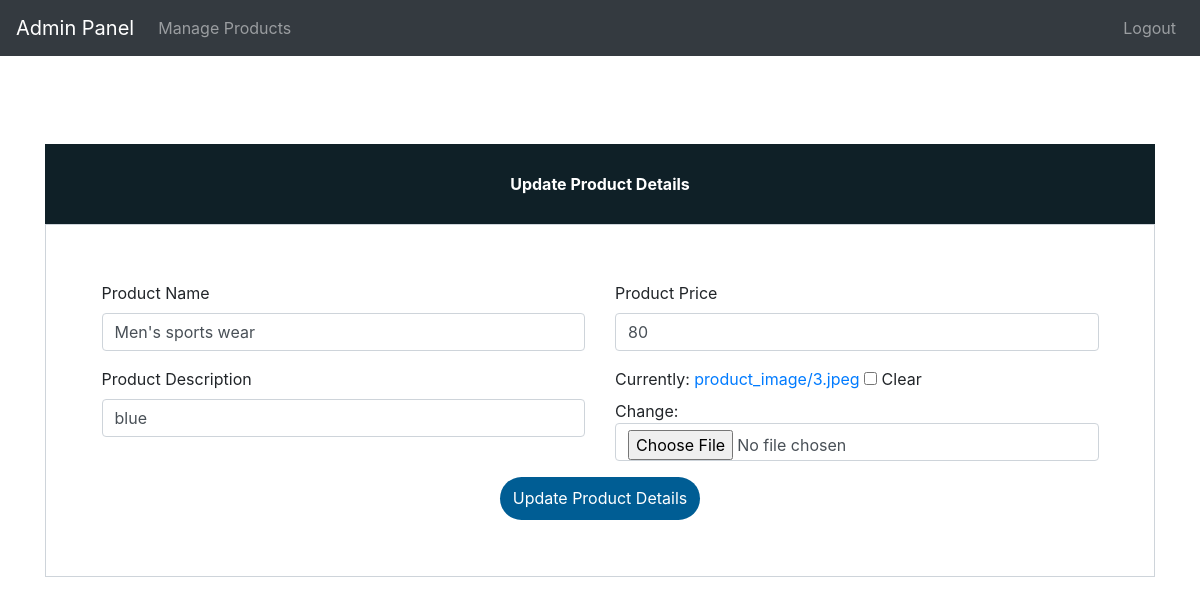
Screenshot of /update-product/7 (signed in) with the database file from the repository.
### ecom/models.py (models this page shows, shortened)
class Product(models.Model):
    name=models.CharField(max_length=40)
    product_image= models.ImageField(upload_to='product_image/',null=True,blank=True)
    price = models.PositiveIntegerField()
    description=models.CharField(max_length=40)

### ecom/views.py (the view)
# urls.py: path('update-product/<int:pk>', views.update_product_view,name='update-product'),
@login_required(login_url='adminlogin')
def update_product_view(request,pk):
    product=models.Product.objects.get(id=pk)
    productForm=forms.ProductForm(instance=product)
    if request.method=='POST':
        productForm=forms.ProductForm(request.POST,request.FILES,instance=product)
        if productForm.is_valid():
            productForm.save()
            return redirect('admin-products')
    return render(request,'ecom/admin_update_product.html',{'productForm':productForm})

### ecom/forms.py
class ProductForm(forms.ModelForm):
    class Meta:
        model=models.Product
        fields=['name','price','description','product_image']

### templates/ecom/admin_update_product.html (shortened to what this page needs)
{% extends 'ecom/admin_base.html' %} {% load widget_tweaks %} {% block content %}
<head>
    <link href="//maxcdn.bootstrapcdn.com/bootstrap/4.1.1/css/bootstrap.min.css" rel="stylesheet" id="bootstrap-css">
</head>
<br><br><br><br><br><br>
<form method="post" enctype="multipart/form-data">
    <div class="container register-form">
        <div class="form">
            <div class="note">
                <p>Update Product Details</p>
            </div>
            <div class="form-content">
                <div class="row">
                    <div class="col-md-6">
                        <div class="form-group">
                            <label for="">Product Name</label> {% render_field productForm.name class="form-control" placeholder="Product Name" %}
                        </div>
                        <div class="form-group">
                            <label for="">Product Description</label> {% render_field productForm.description class="form-control" placeholder="Description" %}
                        </div>
                    </div>
                    <div class="col-md-6">
                        <div class="form-group">
                            <label for="">Product Price</label> {% render_field productForm.price class="form-control" placeholder="Price" %}
                        </div>
                        <div class="form-group">
                            {% render_field productForm.product_image class="form-control" placeholder="product_image" %}
                        </div>
                    </div>
                </div>
                <div>
                    <center><button type="submit" class="btnSubmit">Update Product Details</button></center>
                </div>
            </div>
        </div>
    </div>
</form>
{% endblock content %}

### templates/ecom/admin_update_product.html (style rules this page uses)
a:link { text-decoration: none; }
.note { text-align: center; height: 80px; background: #0F2027; color: #fff; font-weight: bold; line-height: 80px; }
.form-content { padding: 5%; border: 1px solid #ced4da; margin-bottom: 2%; }
.form-control { border-radius: 1.5rem; }
.btnSubmit { border: none; border-radius: 1.5rem; padding: 1%; width: 20%; cursor: pointer; background: #005d94; color: #fff; }

### rows the page displays
Product: name "Men's sports wear", description "blue", price "80"
